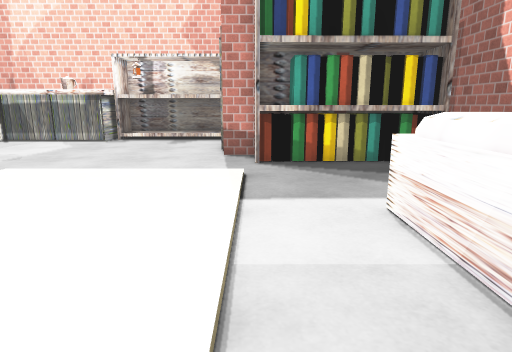
View 1 (above)

16 first-person views from a walk through a Unity game level. The camera is 1.2 m above the floor, tilts 12° down and sees 75° across. The floor is counted in squares, 0.5 m on a side. Each view is taken from the middle of a square. On the plan, view 1 faces up. The plan holds only what a view shows up to about 20 squares ahead; the rest is blank. The player is left out. Some surface patterns are stand-ins.

View 2
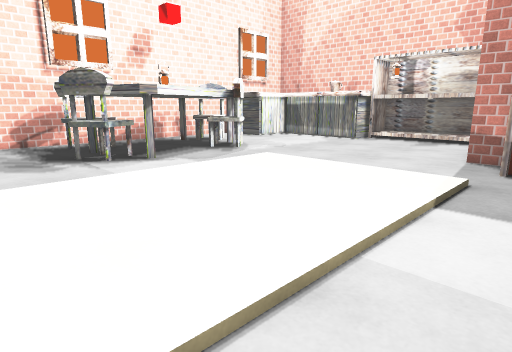

View 3
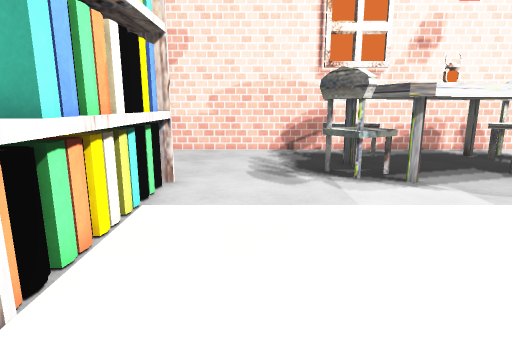

View 4
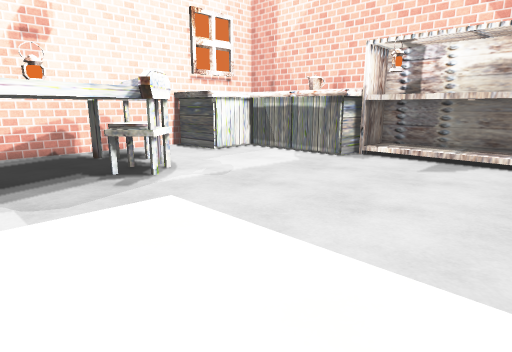

View 5
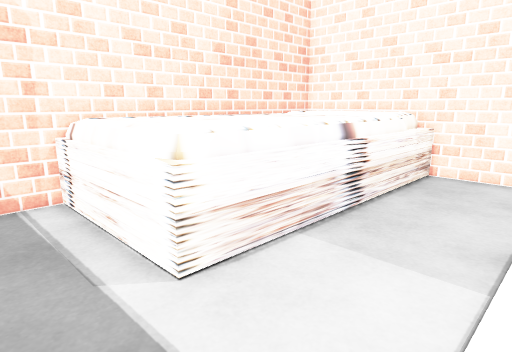

View 6
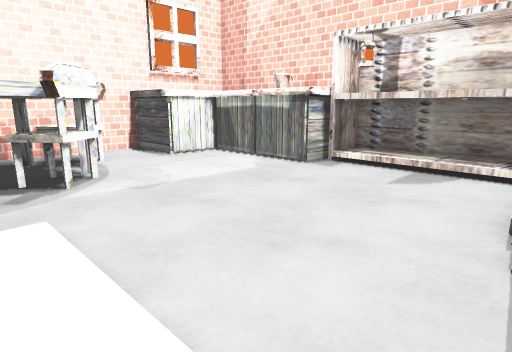

View 7
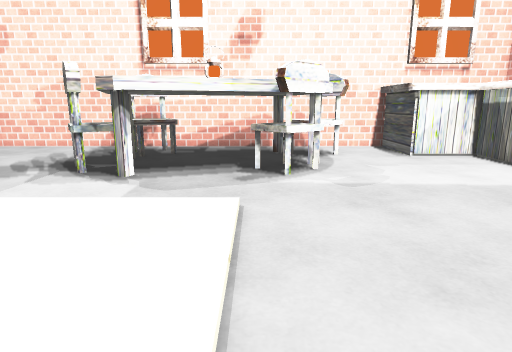

View 8
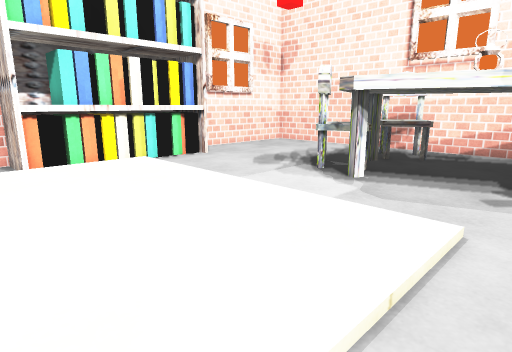

View 9
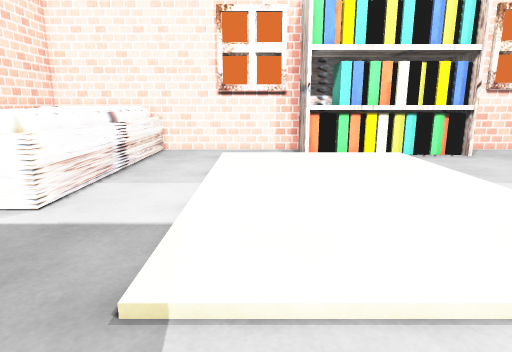

View 10
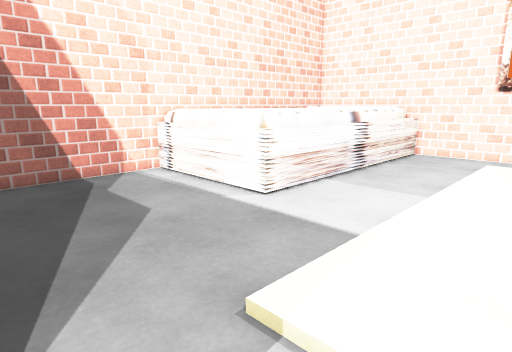

View 11
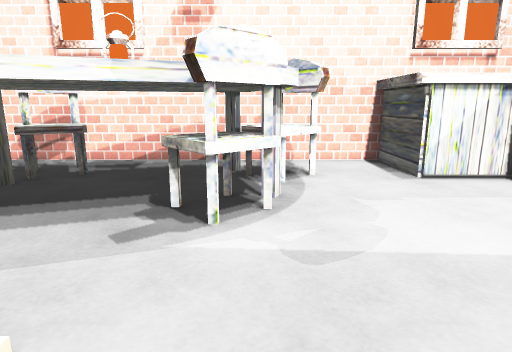

View 12
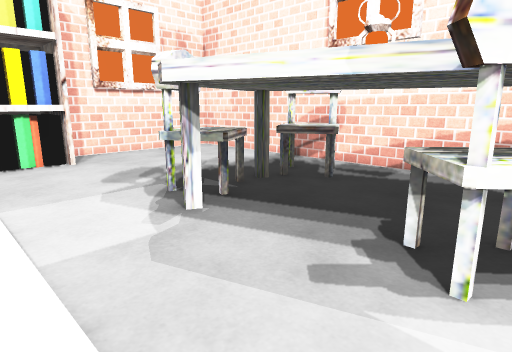

View 13
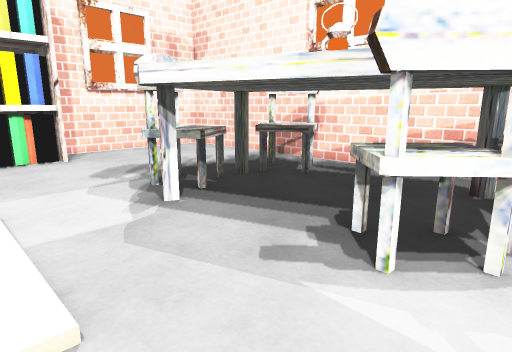

View 14
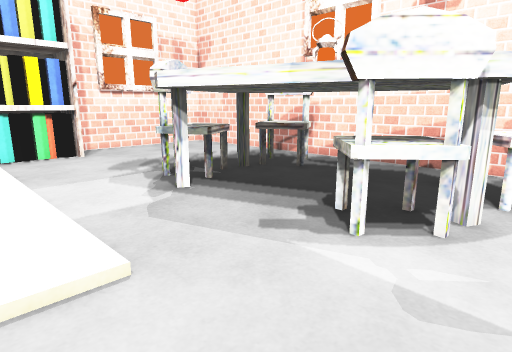

View 15
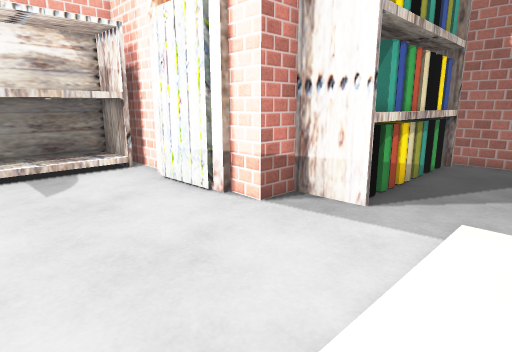

View 16
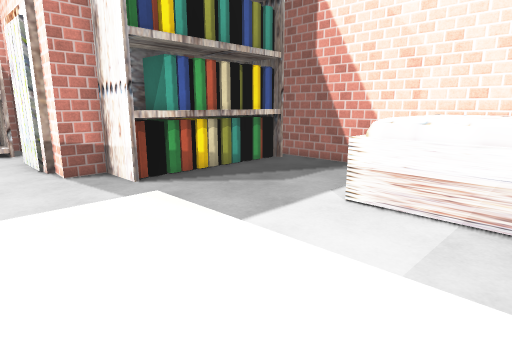

### Floor plan
Key: @ floor where view 1 was taken; # wall or solid block; x gap in a wall; . floor; S shelf; B bed; C chair; T table; L lamp.
Columns run from 21 left of view 1 to 9 right of it. Each row starts with its distance up from view 1.
 26             SSSSSSS##
 25            SSSSSSSSS#
 24            SSSSSSSSS#
 23     SSSSSSSS........#
 22     SSSSSSSS........
 21     S..............#
 20 SSSSS..............#
 19 #SSSS..............#
 18 #..................##
 17 #..................##
 16 #..CC...............##SSSSSSS#
 15 #.CCCCTC.............#SSSSSSS##
 14 #. CCTTCC............#SSSSSSS##
 13 #.TTTTTCCC....................#
 12 #.TTTTTTC.....................#
 11 #. TTTTTT.....................#
 10 #..TTLLTTT....................#
  9 #..TTTTTTT....................#
  8 #. CCTTTTT..............BBBBBB#
  7 #xCCCTTTTT..............BBBBBBB
  6 #.CCCTCCC...............BBBBBBB
  5 #..C..CCC...............BBBBBBB
  4 #.......................BBBBBBB
  3 #.......................BBBBBBB
  2 #.......................BBBBB B
  1 #.......................BBBBBBB
  0 #....................@..BBB B B
 -1 #........SSSSSSSS#......BBBBBBB
 -2 #........SSSSSSSS#  ....BB B  B
 -3 #########SSSSSSSS#######BBBBBBB

Positions as (right, up) in squares from view 1, and headings:
1: (0, 0), facing up
2: (2, 0), facing up-left
3: (-1, 2), facing left
4: (-1, 7), facing up-left
5: (-1, 10), facing down-right
6: (-1, 10), facing up-left
7: (-1, 12), facing left
8: (-2, 13), facing down-left
9: (-2, 15), facing down
10: (-3, 14), facing down-right
11: (-6, 14), facing left
12: (-8, 14), facing down-left
13: (-8, 15), facing down-left
14: (-7, 16), facing down-left
15: (-8, 10), facing up-right
16: (-5, 3), facing up-right
